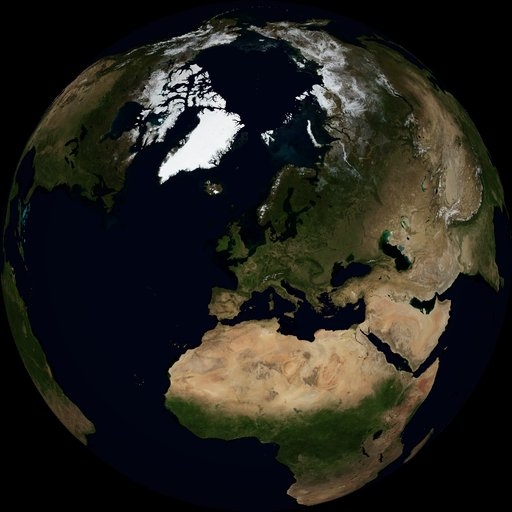
#> input picture test/earth/assets/brasschaat/day.jpg, 512 x 512 px, found by its file name
$ python render-brasschaat.py DAY.jpg NIGHT.jpg OUTDIR
#> lines starting #> are read from the running program, lines starting #| are printed output that depends on the picture
"""Offline only: python3 test/earth/render-brasschaat.py DAY.jpg NIGHT.jpg OUTDIR
Requires Pillow and NumPy. Inputs: north-up, -180..180 equirectangular maps.
Brasschaat approximate town center 51.293 N, 4.494 E; north up, east right.
Same inverse orthographic projection and sampling for both historical textures.
"""
import sys
from pathlib import Path
import numpy as np
from PIL import Image

out = Path(sys.argv[3])
out.mkdir(parents=True, exist_ok=True)
size = 1024  # 2x supersampling, final browser assets 512 square
lat0, lon0 = np.deg2rad([51.293, 4.494])
y, x = np.mgrid[:size, :size]
x = (x + .5 - size/2) / (size/2)
y = -(y + .5 - size/2) / (size/2)
inside = x*x + y*y <= 1
z = np.sqrt(np.maximum(0, 1-x*x-y*y))
latitude = np.arcsin(np.clip(y*np.cos(lat0)+z*np.sin(lat0), -1, 1))
longitude = lon0 + np.arctan2(x, z*np.cos(lat0)-y*np.sin(lat0))
for source, name in zip(sys.argv[1:3], ['day', 'night']):
    texture = np.asarray(Image.open(source).convert('RGB'), dtype=float)
    height, width = texture.shape[:2]
#> height = 512; width = 512
    u = ((longitude/(2*np.pi)+.5)*width-.5) % width
    v = np.clip((.5-latitude/np.pi)*height-.5, 0, height-1)
    u0, v0 = np.floor(u).astype(int), np.floor(v).astype(int)
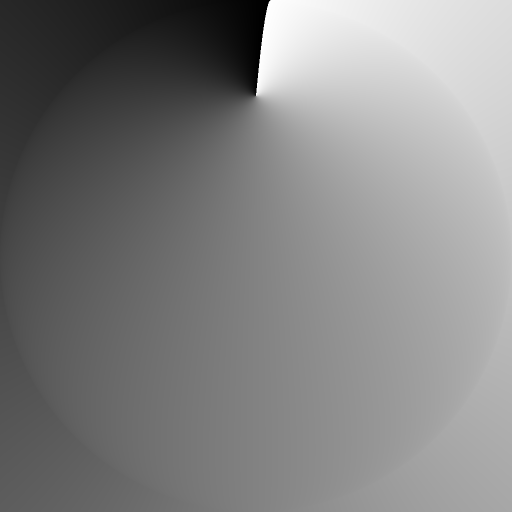
#> u: shape (1024, 1024) float64 (shown at 1/2 size); min 0.00429, max 512, mean 260.9; drawn with min black and max white
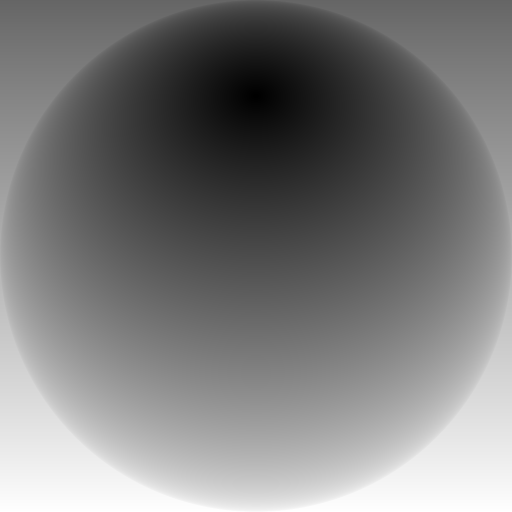
#> v: shape (1024, 1024) float64 (shown at 1/2 size); min 0, max 365.5, mean 177.1; drawn with min black and max white
    u1, v1 = (u0+1) % width, np.minimum(v0+1,height-1)
    fx, fy = (u-u0)[...,None], (v-v0)[...,None]
    color = (1-fy)*((1-fx)*texture[v0,u0]+fx*texture[v0,u1]) + fy*((1-fx)*texture[v1,u0]+fx*texture[v1,u1])
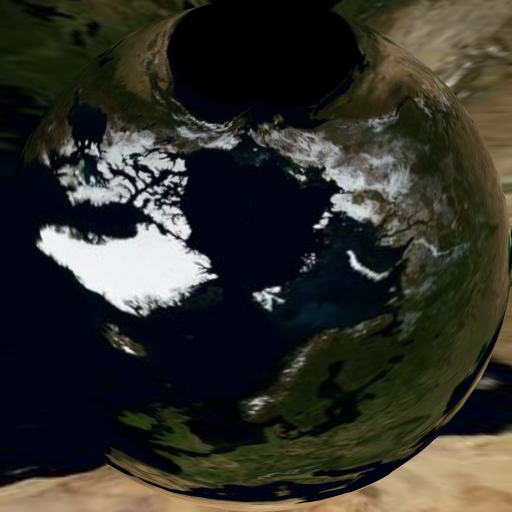
#> color: shape (1024, 1024, 3) float64 (shown at 1/2 size); mean R, G, B 50, 50.2, 43.1
    color *= (.65+.35*z)[...,None]  # artistic neutral limb falloff, identical for both
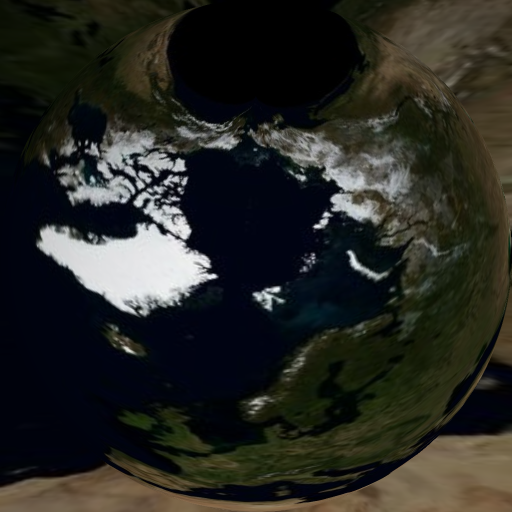
#> color: shape (1024, 1024, 3) float64 (shown at 1/2 size); mean R, G, B 40.2, 40.9, 36
    color[~inside] = 0
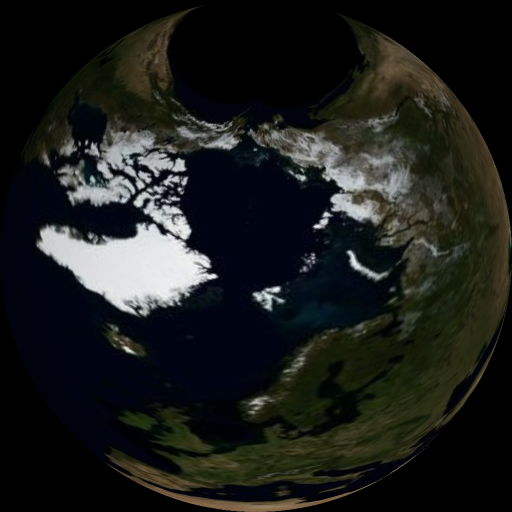
#> color: shape (1024, 1024, 3) float64 (shown at 1/2 size); mean R, G, B 28.5, 30.5, 28.2
    Image.fromarray(np.uint8(np.clip(color,0,255))).resize((512,512), Image.Resampling.LANCZOS).save(out / (name+'.jpg'), quality=85, optimize=True)
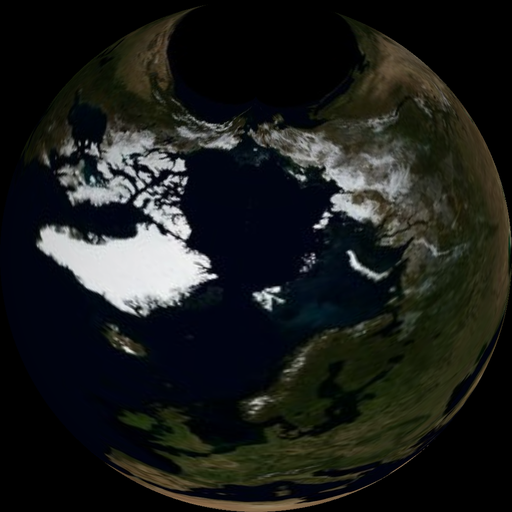
#> saved as day.jpg: PIL image 512x512 RGB; mean R, G, B 28.2, 30.2, 27.9
#> pass 2 of the loop `for source, name in zip(sys.argv[1:3], ['day', 'night']):`:
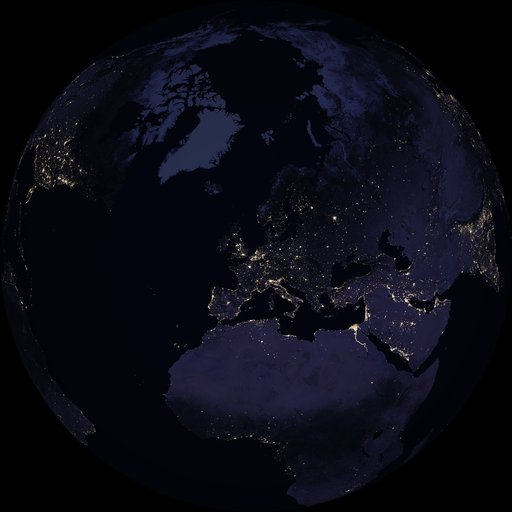
#> input picture test/earth/assets/brasschaat/night.jpg, 512 x 512 px, found by its file name
#> `color[~inside] = 0`:
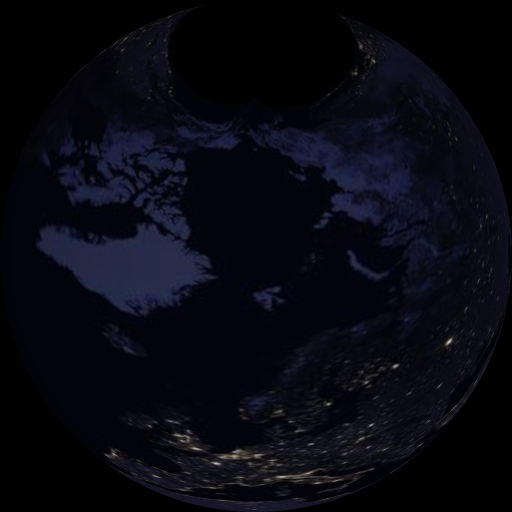
#> color: shape (1024, 1024, 3) float64 (shown at 1/2 size); mean R, G, B 8.4, 8.8, 17.1
#> `Image.fromarray(np.uint8(np.clip(color,0,255))).resize((512,512), Imag..`:
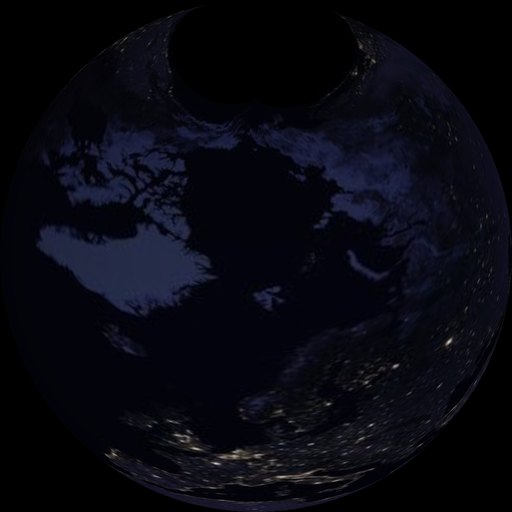
#> saved as night.jpg: PIL image 512x512 RGB; mean R, G, B 8, 8.4, 16.7
